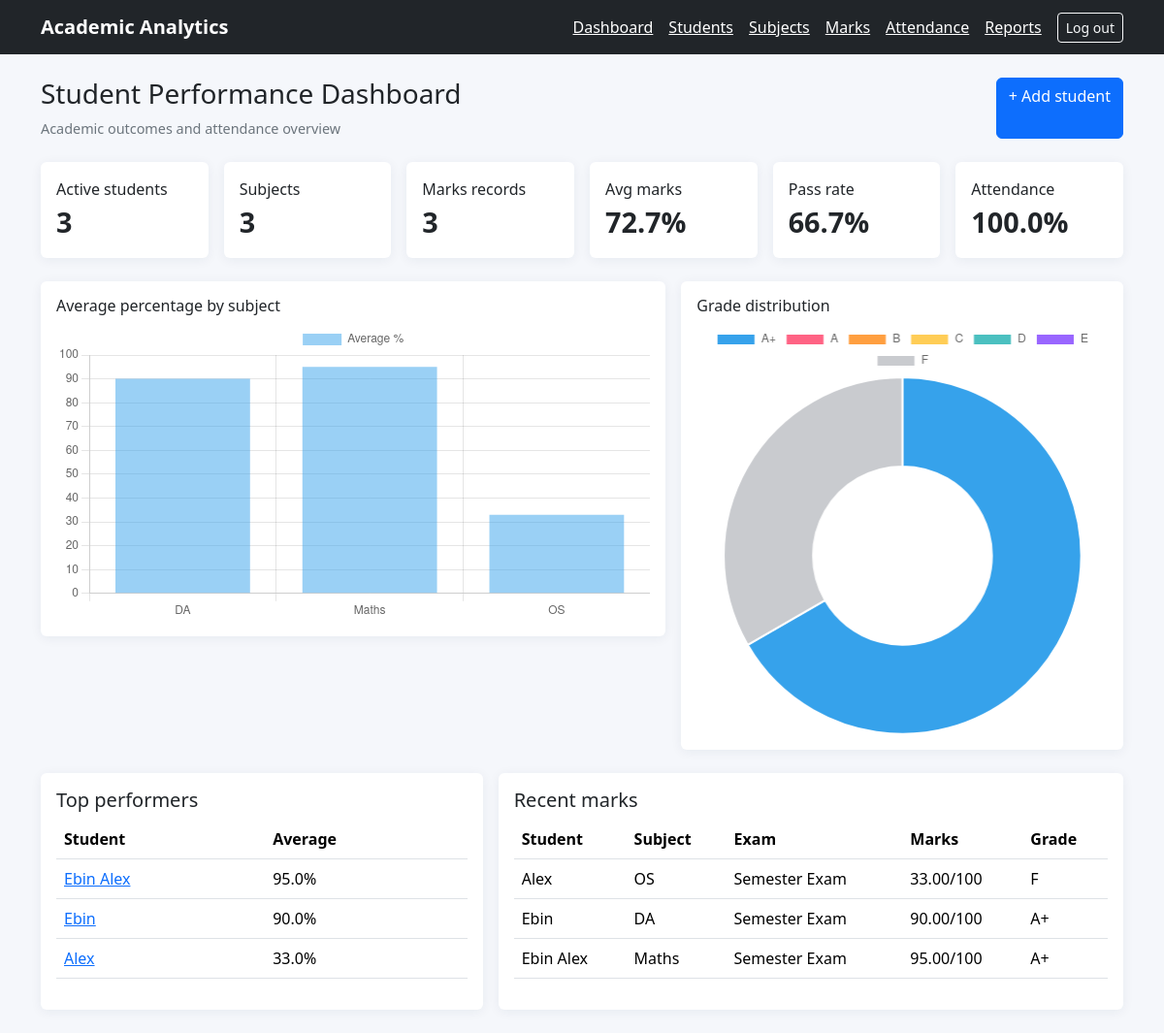
The app's page / (signed in) with its own data.
### academics/models.py (models this page shows, shortened)
class Student(models.Model):
    student_id=models.CharField(max_length=20, unique=True)
    full_name=models.CharField(max_length=120)
    email=models.EmailField(blank=True)
    course=models.CharField(max_length=100, default="MSc Computer Applications")
    semester=models.PositiveSmallIntegerField(default=3, validators=[MinValueValidator(1),MaxValueValidator(12)])
    joined_on=models.DateField(default=timezone.localdate)
    is_active=models.BooleanField(default=True)
    class Meta: ordering=["full_name"]
    @property
    def average_percentage(self):
        marks=list(self.marks.select_related("subject"))
        if not marks: return None
        return round(sum(m.percentage for m in marks)/len(marks),2)

class Mark(models.Model):
    student=models.ForeignKey(Student,on_delete=models.CASCADE,related_name="marks")
    subject=models.ForeignKey(Subject,on_delete=models.PROTECT,related_name="marks")
    exam_name=models.CharField(max_length=80,default="Semester Exam")
    marks_obtained=models.DecimalField(max_digits=6,decimal_places=2,validators=[MinValueValidator(Decimal("0"))])
    recorded_on=models.DateField(default=timezone.localdate)
    class Meta:
        ordering=["student__full_name","subject__name"]
        constraints=[models.UniqueConstraint(fields=["student","subject","exam_name"],name="unique_student_subject_exam")]
    @property
    def percentage(self): return round(float(self.marks_obtained)/self.subject.max_marks*100,2)
    @property
    def grade(self):
        p=self.percentage
        if p>=90:return "A+"
        if p>=80:return "A"
        if p>=70:return "B"
        if p>=60:return "C"
        if p>=50:return "D"
        if p>=40:return "E"
        return "F"
    @property
    def passed(self): return self.marks_obtained >= self.subject.pass_marks

class Subject(models.Model):
    code=models.CharField(max_length=15, unique=True)
    name=models.CharField(max_length=100)
    semester=models.PositiveSmallIntegerField(default=3, validators=[MinValueValidator(1),MaxValueValidator(12)])
    max_marks=models.PositiveSmallIntegerField(default=100, validators=[MinValueValidator(1)])
    pass_marks=models.PositiveSmallIntegerField(default=40, validators=[MinValueValidator(0)])
    class Meta: ordering=["semester","name"]

### academics/views.py (the view)
# urls.py: path("", views.dashboard, name="dashboard"),
@login_required
def dashboard(request):
    students=Student.objects.filter(is_active=True); marks=list(Mark.objects.select_related("student","subject")); attendance=Attendance.objects.all()
    average=sum(m.percentage for m in marks)/len(marks) if marks else 0
    pass_rate=sum(1 for m in marks if m.passed)/len(marks)*100 if marks else 0
    att_total=attendance.count(); att_rate=attendance.filter(status="PRESENT").count()/att_total*100 if att_total else 0
    subject_rows=[]
    for sub in Subject.objects.all():
        vals=[m.percentage for m in marks if m.subject_id==sub.id]
        subject_rows.append((sub.name,round(sum(vals)/len(vals),1) if vals else 0))
    grades={g:0 for g in ["A+","A","B","C","D","E","F"]}
    for m in marks: grades[m.grade]+=1
    ranked=[]
    for s in students:
        avg=s.average_percentage
        if avg is not None: ranked.append({"student":s,"average":avg})
    ranked.sort(key=lambda x:x["average"],reverse=True)
    return render(request,"academics/dashboard.html",{
      "student_count":students.count(),"subject_count":Subject.objects.count(),"mark_count":len(marks),
      "average_marks":round(average,1),"pass_rate":round(pass_rate,1),"attendance_rate":round(att_rate,1),
      "subject_labels":[x[0] for x in subject_rows],"subject_values":[x[1] for x in subject_rows],
      "grade_labels":list(grades),"grade_values":list(grades.values()),"top_students":ranked[:5],
      "recent_marks":sorted(marks,key=lambda m:m.recorded_on,reverse=True)[:8]})

### templates/academics/dashboard.html
{% extends "base.html" %}{% block content %}<div class="d-flex justify-content-between mb-4"><div><h1 class="h3">Student Performance Dashboard</h1><div class="small-muted">Academic outcomes and attendance overview</div></div><a class="btn btn-primary" href="{% url 'student_create' %}">+ Add student</a></div><div class="row g-3 mb-4"><div class="col-6 col-lg-2"><div class="card p-3">Active students<div class="metric">{{ student_count }}</div></div></div><div class="col-6 col-lg-2"><div class="card p-3">Subjects<div class="metric">{{ subject_count }}</div></div></div><div class="col-6 col-lg-2"><div class="card p-3">Marks records<div class="metric">{{ mark_count }}</div></div></div><div class="col-6 col-lg-2"><div class="card p-3">Avg marks<div class="metric">{{ average_marks }}%</div></div></div><div class="col-6 col-lg-2"><div class="card p-3">Pass rate<div class="metric">{{ pass_rate }}%</div></div></div><div class="col-6 col-lg-2"><div class="card p-3">Attendance<div class="metric">{{ attendance_rate }}%</div></div></div></div><div class="row g-3 mb-4"><div class="col-lg-7"><div class="card p-3"><h2 class="h6">Average percentage by subject</h2><canvas id="subjectChart"></canvas></div></div><div class="col-lg-5"><div class="card p-3"><h2 class="h6">Grade distribution</h2><canvas id="gradeChart"></canvas></div></div></div><div class="row g-3"><div class="col-lg-5"><div class="card p-3"><h2 class="h5">Top performers</h2><table class="table"><tr><th>Student</th><th>Average</th></tr>{% for row in top_students %}<tr><td><a href="{% url 'student_detail' row.student.pk %}">{{ row.student.full_name }}</a></td><td>{{ row.average }}%</td></tr>{% empty %}<tr><td colspan="2">No marks recorded.</td></tr>{% endfor %}</table></div></div><div class="col-lg-7"><div class="card p-3"><h2 class="h5">Recent marks</h2><div class="table-responsive"><table class="table"><tr><th>Student</th><th>Subject</th><th>Exam</th><th>Marks</th><th>Grade</th></tr>{% for m in recent_marks %}<tr><td>{{ m.student.full_name }}</td><td>{{ m.subject.name }}</td><td>{{ m.exam_name }}</td><td>{{ m.marks_obtained }}/{{ m.subject.max_marks }}</td><td>{{ m.grade }}</td></tr>{% empty %}<tr><td colspan="5">No marks recorded.</td></tr>{% endfor %}</table></div></div></div></div>{% endblock %}{% block scripts %}<script>new Chart(document.getElementById('subjectChart'),{type:'bar',data:{labels:{{ subject_labels|safe }},datasets:[{label:'Average %',data:{{ subject_values|safe }}}]},options:{responsive:true,scales:{y:{beginAtZero:true,max:100}}}});new Chart(document.getElementById('gradeChart'),{type:'doughnut',data:{labels:{{ grade_labels|safe }},datasets:[{data:{{ grade_values|safe }} }]}});</script>{% endblock %}

### templates/base.html (shortened to what this page needs)
<!doctype html><html lang="en"><head><link href="https://cdn.jsdelivr.net/npm/bootstrap@5.3.3/dist/css/bootstrap.min.css" rel="stylesheet"></head><body><nav class="navbar navbar-expand-lg navbar-dark bg-dark"><div class="container"><a class="navbar-brand" href="{% url 'dashboard' %}">Academic Analytics</a><div class="d-flex gap-3 align-items-center flex-wrap">{% if user.is_authenticated %}<a class="text-white" href="{% url 'dashboard' %}">Dashboard</a><a class="text-white" href="{% url 'student_list' %}">Students</a><a class="text-white" href="{% url 'subject_list' %}">Subjects</a><a class="text-white" href="{% url 'mark_list' %}">Marks</a><a class="text-white" href="{% url 'attendance_list' %}">Attendance</a><a class="text-white" href="{% url 'reports' %}">Reports</a><form method="post" action="{% url 'logout' %}"><button class="btn btn-outline-light btn-sm">Log out</button></form>{% endif %}</div></div></nav><main class="container py-4">{% block content %}{% endblock %}</main>{% block scripts %}{% endblock %}</body></html>

### templates/base.html (style rules this page uses)
body { background:#f5f7fb }
.navbar-brand { font-weight:700 }
.card { border:0;box-shadow:0 2px 12px #14285010 }
.metric { font-size:1.8rem;font-weight:700 }
.small-muted { color:#6c757d;font-size:.9rem }

### records on screen
Student: student.full_name "Ebin Alex", average "95.0"
Student: student.full_name "Ebin", average "90.0"
Student: student.full_name "Alex", average "33.0"
Mark: student.full_name "Alex", subject.name "OS", exam_name "Semester Exam", marks_obtained "33.00", subject.max_marks "100", grade "F"
Mark: student.full_name "Ebin", subject.name "DA", exam_name "Semester Exam", marks_obtained "90.00", subject.max_marks "100", grade "A+"
Mark: student.full_name "Ebin Alex", subject.name "Maths", exam_name "Semester Exam", marks_obtained "95.00", subject.max_marks "100", grade "A+"

### other values on screen
{{ student_count }} "3"
{{ subject_count }} "3"
{{ mark_count }} "3"
{{ average_marks }} "72.7"
{{ pass_rate }} "66.7"
{{ attendance_rate }} "100.0"
chart data {{ subject_labels|safe }} ['DA', 'Maths', 'OS']
chart data {{ subject_values|safe }} [90.0, 95.0, 33.0]
chart data {{ grade_values|safe }} [2, 0, 0, 0, 0, 0, 1]
